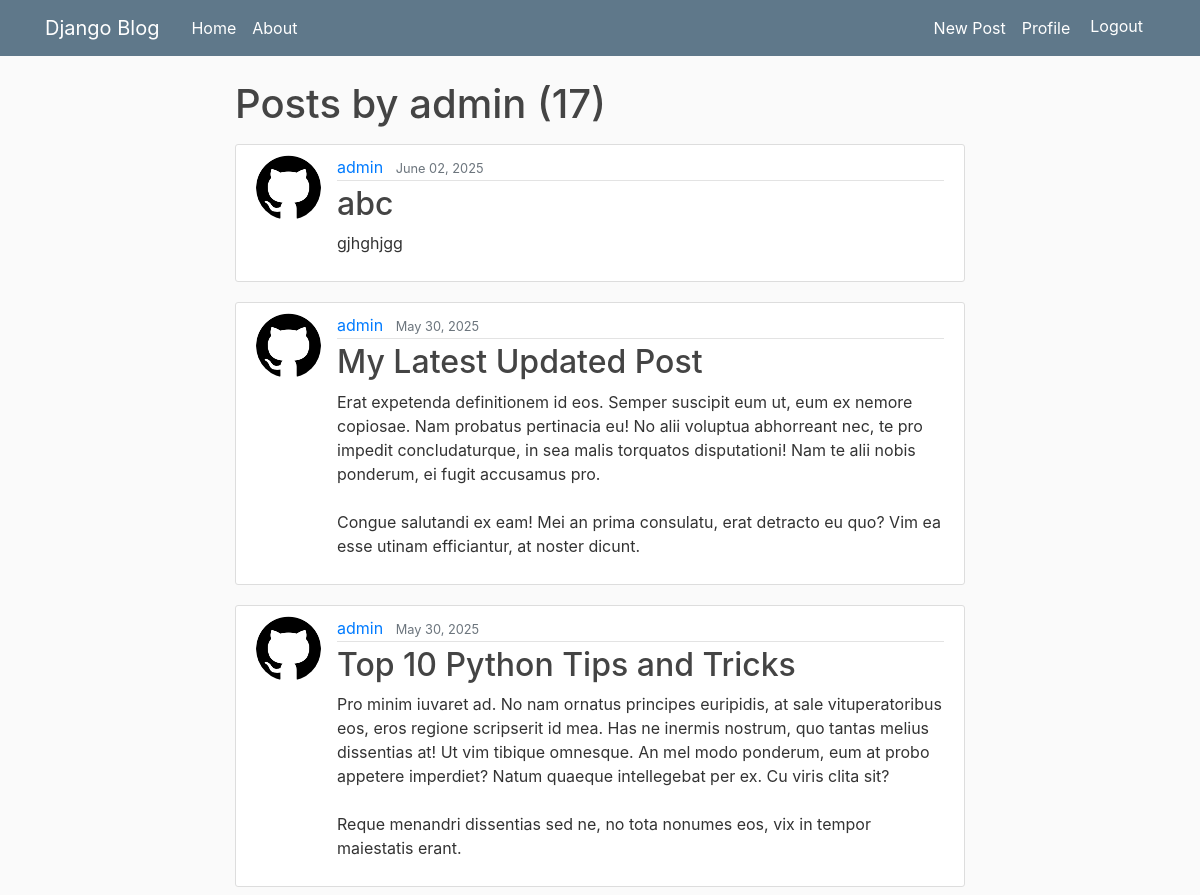
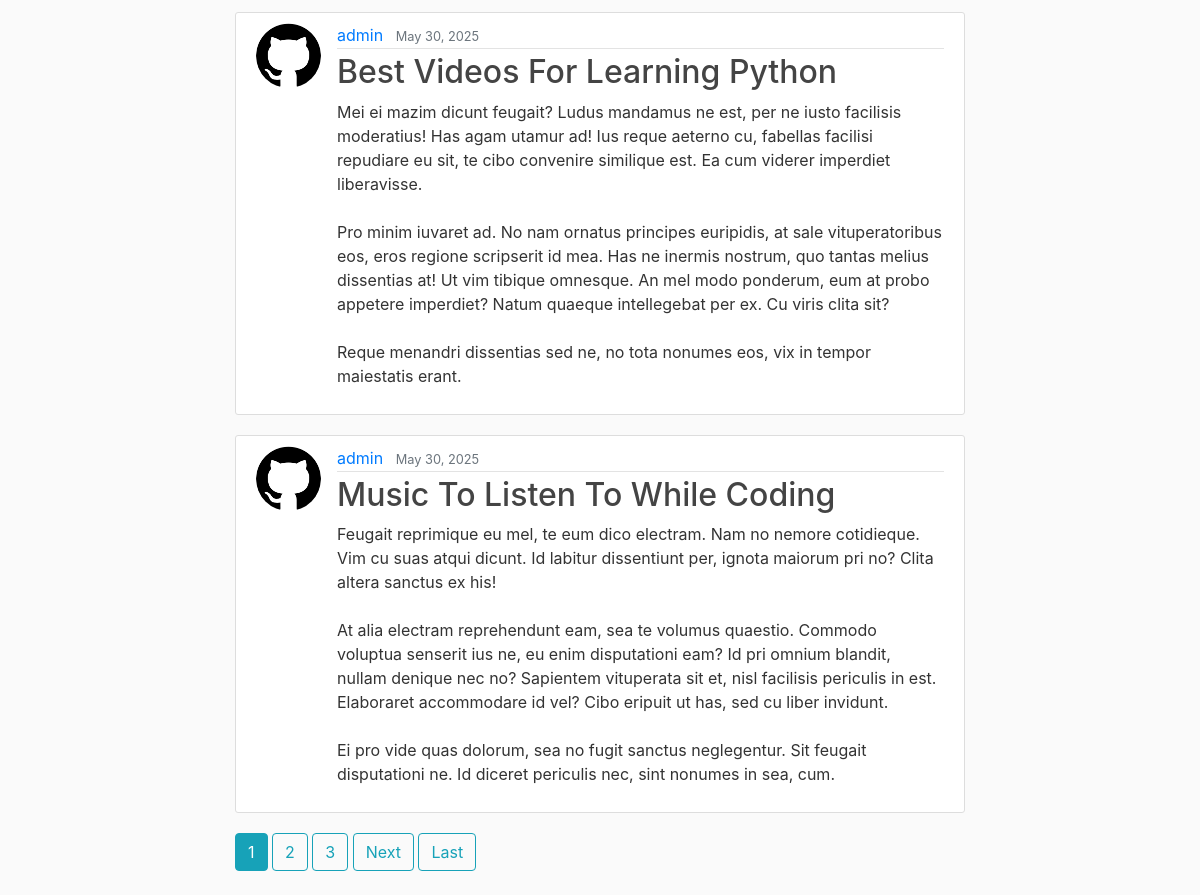
Page /blog/user/admin (signed in) on the committed database (2 pictures, top to bottom).
### blog/models.py (models this page shows, shortened)
class Post(models.Model):
    title = models.CharField(max_length=100)
    content = models.TextField()
    date_posted = models.DateTimeField(default=timezone.now)
    author = models.ForeignKey(User, on_delete=models.CASCADE)

### users/models.py (models this page shows, shortened)
class Profile(models.Model):
    user = models.OneToOneField(User, on_delete=models.CASCADE)
    image = models.ImageField(default='default.jpg', upload_to='profile_pics')

### blog/views.py (the view)
# urls.py: path('user/<str:username>', UserPostListView.as_view(), name='user-posts'),
class UserPostListView(ListView):
    model = Post
    template_name = 'blog/user_posts.html'  # <app>/<model>_<viewtype>.html
    context_object_name = 'posts'
    paginate_by = 5
    def get_queryset(self):
        user = get_object_or_404(User, username=self.kwargs.get('username'))
        return Post.objects.filter(author=user).order_by('-date_posted')

### blog/templates/blog/user_posts.html (shortened to what this page needs)
{% extends "blog/base.html" %}
{% block content %}
    <h1 class="mb-3">Posts by {{ view.kwargs.username }} ({{ page_obj.paginator.count }})</h1>
    {% for post in posts %}
        <article class="media content-section">
          <img class="rounded-circle article-img" src="{{ post.author.profile.image.url }}">
          <div class="media-body">
            <div class="article-metadata">
              <a class="mr-2" href="{% url 'user-posts' post.author.username %}">{{ post.author }}</a>
              <small class="text-muted">{{ post.date_posted|date:"F d, Y" }}</small>
            </div>
            <h2><a class="article-title" href="{% url 'post-detail' post.id %}">{{ post.title }}</a></h2>
            <p class="article-content">{{ post.content }}</p>
          </div>
        </article>
    {% endfor %}
    {% if is_paginated %}
      {% for num in page_obj.paginator.page_range %}
        {% if page_obj.number == num %}
          <a class="btn btn-info mb-4" href="?page={{ num }}">{{ num }}</a>
        {% elif num > page_obj.number|add:'-3' and num < page_obj.number|add:'3' %}
          <a class="btn btn-outline-info mb-4" href="?page={{ num }}">{{ num }}</a>
        {% endif %}
      {% endfor %}
      {% if page_obj.has_next %}
        <a class="btn btn-outline-info mb-4" href="?page={{ page_obj.next_page_number }}">Next</a>
        <a class="btn btn-outline-info mb-4" href="?page={{ page_obj.paginator.num_pages }}">Last</a>
      {% endif %}
    {% endif %}
{% endblock content %}

### blog/templates/blog/base.html (shortened to what this page needs)
{% load static %}
<!DOCTYPE html>
<html>
<head>
    <link rel="stylesheet" href="https://maxcdn.bootstrapcdn.com/bootstrap/4.0.0/css/bootstrap.min.css">
    <link rel="stylesheet" type="text/css" href="{% static 'blog/main.css' %}">
</head>
<body>
    <header class="site-header">
      <nav class="navbar navbar-expand-md navbar-dark bg-steel fixed-top">
        <div class="container">
          <a class="navbar-brand mr-4" href="{% url 'blog-home' %}">Django Blog</a>
          <div class="collapse navbar-collapse" id="navbarToggle">
            <div class="navbar-nav mr-auto">
              <a class="nav-item nav-link" href="{% url 'blog-home' %}" style="background: none; border: none;padding : 100;color:white;">Home</a>
              <a class="nav-item nav-link" href="{% url 'blog-about' %}"style="background: none; border: none;padding : 100;color:white;">About</a>
            </div>
            <div class="navbar-nav">
              {% if user.is_authenticated %}
                <a class="nav-item nav-link" href="{% url 'post-create' %}" style="background: none; border: none;padding : 100;color:white;">New Post</a>
                <a class="nav-item nav-link" href="{% url 'profile' %}" style="background: none; border: none;padding : 100;color:white;">Profile</a>
                <form method="POST" action="{% url 'logout' %}" style="display: inline;">
                  <button type="submit" class="btn" style="background: none; border: none;padding : 100;color:white;">
                      Logout
                  </button>
              </form>
              {% else %}
                <a class="nav-item nav-link" href="{% url 'login' %}" style="background: none; border: none;padding : 100;color:white;">Login</a>
              {% endif %}
            </div>
          </div>
        </div>
      </nav>
    </header>
    <main role="main" class="container">
      <div class="row d-flex justify-content-center">
        <div class="col-md-8">
          {% block content %}{% endblock %}
        </div>
      </div>
    </main>
</body>
</html>

### blog/static/blog/main.css (style rules this page uses)
body { background: #fafafa; color: #333333; margin-top: 5rem; }
h1, h2, h3, h4, h5, h6 { color: #444444; }
.bg-steel { background-color: #5f788a; }
.site-header .navbar-nav .nav-link { color: #cbd5db; }
.content-section { background: #ffffff; padding: 10px 20px; border: 1px solid #dddddd; border-radius: 3px; margin-bottom: 20px; }
.article-title { color: #444444; }
.article-content { white-space: pre-line; }
.article-img { height: 65px; width: 65px; margin-right: 16px; }
.article-metadata { padding-bottom: 1px; margin-bottom: 4px; border-bottom: 1px solid #e3e3e3 }

### rows in the picture
Post: author.profile.image (picture), author "admin", date_posted "June 02, 2025", title "abc", content "gjhghjgg"
Post: author.profile.image (picture), author "admin", date_posted "May 30, 2025", title "My Latest Updated Post", content "Erat expetenda definitionem id eos. Semper suscipit eum ut, eum ex nemore copiosae. Nam probatus pertinacia eu! No alii voluptua abhorreant nec, te pro impedit concludaturque, in sea malis torquatos disputationi! Nam te alii nobis ponderum, ei fugit accusamus pro. Congue salutandi ex eam! Mei an prima consulatu, erat detracto eu quo? Vim ea esse utinam efficiantur, at noster dicunt."
Post: author.profile.image (picture), author "admin", date_posted "May 30, 2025", title "Top 10 Python Tips and Tricks", content "Pro minim iuvaret ad. No nam ornatus principes euripidis, at sale vituperatoribus eos, eros regione scripserit id mea. Has ne inermis nostrum, quo tantas melius dissentias at! Ut vim tibique omnesque. An mel modo ponderum, eum at probo appetere imperdiet? Natum quaeque intellegebat per ex. Cu viris clita sit? Reque menandri dissentias sed ne, no tota nonumes eos, vix in tempor maiestatis erant."
Post: author.profile.image (picture), author "admin", date_posted "May 30, 2025", title "Best Videos For Learning Python", content "Mei ei mazim dicunt feugait? Ludus mandamus ne est, per ne iusto facilisis moderatius! Has agam utamur ad! Ius reque aeterno cu, fabellas facilisi repudiare eu sit, te cibo convenire similique est. Ea cum viderer imperdiet liberavisse. Pro minim iuvaret ad. No nam ornatus principes euripidis, at sale vituperatoribus eos, eros regione scripserit id mea. Has ne inermis nostrum, quo tantas melius dissentias at! Ut vim tibique omnesque. An mel modo ponderum, eum at probo appetere imperdiet? Natum quaeque intellegebat per ex. Cu viris clita sit? Reque menandri dissentias sed ne, no tota nonumes eos, vix in tempor maiestatis erant."
Post: author.profile.image (picture), author "admin", date_posted "May 30, 2025", title "Music To Listen To While Coding", content "Feugait reprimique eu mel, te eum dico electram. Nam no nemore cotidieque. Vim cu suas atqui dicunt. Id labitur dissentiunt per, ignota maiorum pri no? Clita altera sanctus ex his! At alia electram reprehendunt eam, sea te volumus quaestio. Commodo voluptua senserit ius ne, eu enim disputationi eam? Id pri omnium blandit, nullam denique nec no? Sapientem vituperata sit et, nisl facilisis periculis in est. Elaboraret accommodare id vel? Cibo eripuit ut has, sed cu liber invidunt. Ei pro vide quas dolorum, sea no fugit sanctus neglegentur. Sit feugait disputationi ne. Id diceret periculis nec, sint nonumes in sea, cum."

### other values in the picture
{{ view.kwargs.username }} "admin"
{{ page_obj.paginator.count }} "17"
{{ num }} "1"
{{ num }} "2" "3"
